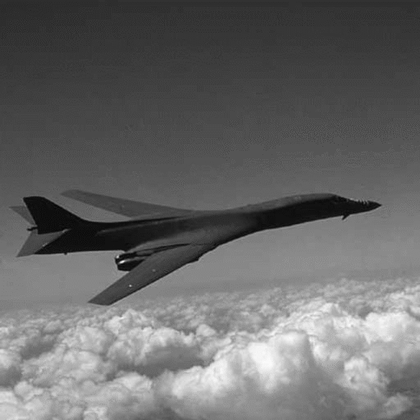
%> input picture S3/img3.tif, 420 x 420 px, shrunk from 512 x 512 before the run
$ octave Test_Ex2.m   (GNU Octave 9; MATLAB toolbox functions it lacks are replaced by stand-ins)
%> lines starting %> are read from the running program, lines starting %| are printed output that depends on the picture; in (x1, y1, x2, y2) boxes, pixels count from 0 and x2, y2 are one past the last pixel; in counts of white or black regions, pixels touching at a corner belong together; the program's own positions count from 1
### S3/Ex2.m
function [I] = Ex2(I)
margin = 4;
[f,c] = size(I);

for i = margin/2+1: (f-margin/2+1)
    for j =  margin/2+1 : (c-margin/2+1)
        if (I(i,j)==255 || I(i,j)==0)
            m = I(i-margin/2:i+margin/2-1,j-margin/2:j+margin/2-1);
            I(i,j) = (mean(mean(m)));
        end
    end
end

### S3/Test_Ex2.m
clear all; close all;
X = imread('img3.tif');
%> X is the input picture: size 420x420 uint8; min 5, max 251, mean 104
%Y = rgb2gray(X);
Y = imnoise(X,'salt & pepper',0.1);
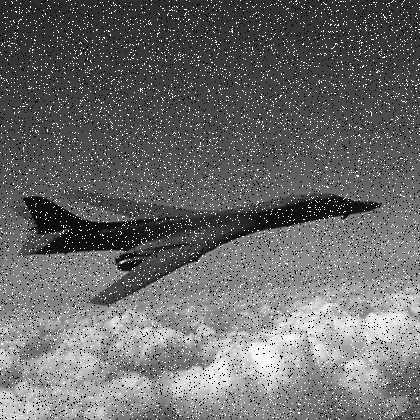
%> Y: size 420x420 uint8; min 0, max 255, mean 106.4
%z = colfilt(Y,[3 3],'sliding',@Ex2);
z = Ex2(Y)
%> after the loop in Ex2, `for i = margin/2+1: (f-margin/2+1)`:
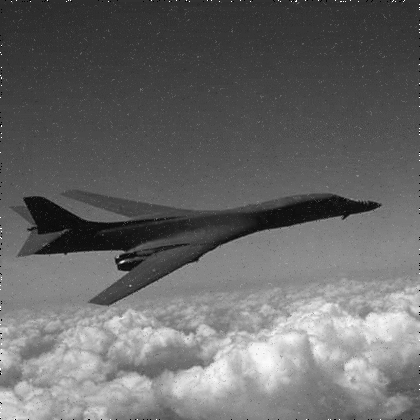
%> I: size 420x420 uint8; 9.95% of pixels changed, all inside (x1, y1, x2, y2) = (2, 2, 419, 419)
%> after the loop in Ex2, `for i = margin/2+1: (f-margin/2+1)`: m = [91 92 91 91; 92 92 95 90; 88 85 0 92; 87 85 88 84]
%imshow(z);

original = im2double(imread('img3.tif'));
%> original: size 420x420 double; min 0.0196, max 0.984, mean 0.408
original = original(1:5,1:8,1);
%> original = [0.176 0.176 0.18 0.176 0.176 0.18 0.176 0.176; 0.176 0.18 0.176 0.18 0.176 0.176 0.18 0.176; 0.176 0.176 0.176 0.176 0.18 0.18 0.173 0.169; 0.176 0.18 0.18 0.176 0.176 0.18 0.176 0.169; 0.169 0.176 0.161 0.176 0.165 0.165 0.176 0.157]

filter = 1/9 * [-1 -1 -1 ; -1 17 -1 ; -1 -1 -1];
s = size(original);
%> s = [5 8]
r = zeros(s);
original=padarray(original,[1,1]);
for i = 2:s(1)
for j = 2:s(2)
    temp = original(i-1:i+1,j-1:j+1) .* filter;
    r(i-1,j-1) = sum(temp(:));
end
end
%> after the loop, r = [0.274 0.234 0.242 0.234 0.234 0.242 0.234 0; 0.235 0.183 0.175 0.183 0.175 0.175 0.184 0; 0.234 0.175 0.175 0.175 0.183 0.183 0.169 0; 0.236 0.186 0.185 0.179 0.178 0.186 0.181 0; 0 0 0 0 0 0 0 0]

$ run again, with S3/img1.jpeg saved as S3/img3.tif
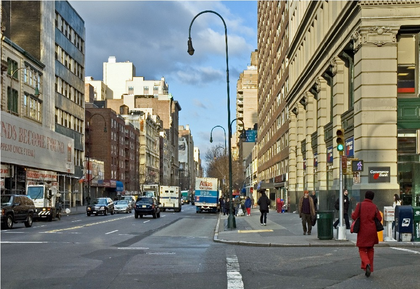
%> input picture S3/img1.jpeg, 420 x 289 px, shrunk from 1000 x 687 before the run
%> X is the input picture: size 289x420x3 uint8; mean R, G, B 122, 123.1, 115
%> `Y = imnoise(X,'salt & pepper',0.1);`:
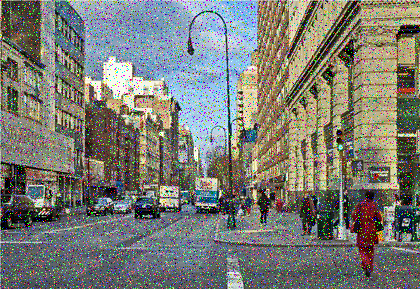
%> Y: size 289x420x3 uint8; mean R, G, B 122.6, 123.6, 116.3
%> after the loop in Ex2, `for i = margin/2+1: (f-margin/2+1)`:
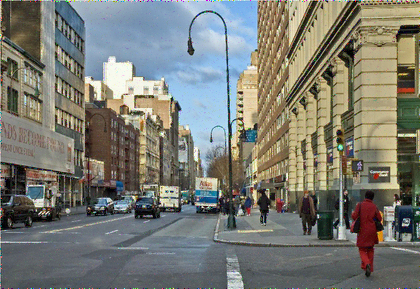
%> I: size 289x420x3 uint8; mean R, G, B 122.1, 123.2, 115.3
%> after the loop in Ex2, `for i = margin/2+1: (f-margin/2+1)`: m = [87 92 88 89; 86 87 96 93; 88 84 255 255; 84 87 91 88]
%> `original = original(1:5,1:8,1);`: original = [0.886 0.643 0.475 0.486 0.471 0.486 0.498 0.49; 0.839 0.439 0.098 0.11 0.114 0.11 0.141 0.169; 0.855 0.518 0.173 0.169 0.184 0.224 0.216 0.263; 0.875 0.537 0.161 0.18 0.192 0.22 0.212 0.212; 0.784 0.494 0.157 0.153 0.18 0.2 0.227 0.235]
%> after the loop `for i = 2:s(1)`: r = [1.46 0.911 0.699 0.778 0.744 0.77 0.786 0; 1.21 0.331 -0.149 -0.0336 -0.034 -0.0519 -0.0061 0; 1.26 0.536 0.0802 0.184 0.202 0.268 0.235 0; 1.3 0.569 0.0392 0.189 0.195 0.233 0.2 0; 0 0 0 0 0 0 0 0]

$ run again, with S3/img2.jpeg saved as S3/img3.tif
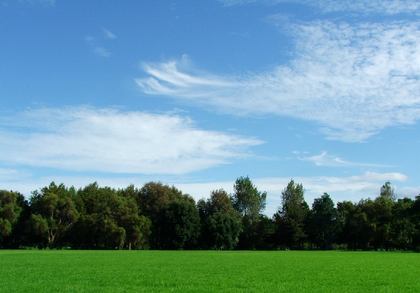
%> input picture S3/img2.jpeg, 420 x 293 px, shrunk from 995 x 695 before the run
%> X is the input picture: size 293x420x3 uint8; mean R, G, B 105.8, 147.7, 154.6
%> `Y = imnoise(X,'salt & pepper',0.1);`:
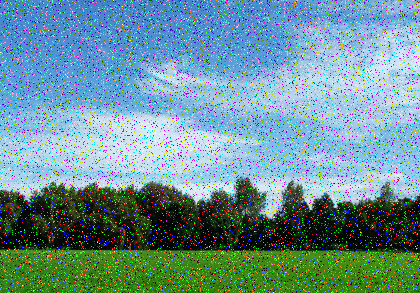
%> Y: size 293x420x3 uint8; mean R, G, B 108.1, 145.6, 151.9
%> after the loop in Ex2, `for i = margin/2+1: (f-margin/2+1)`:
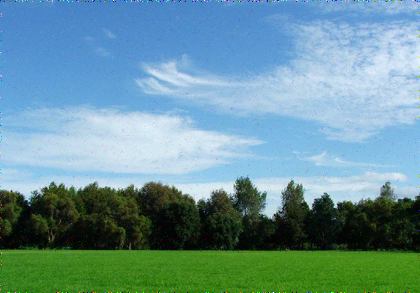
%> I: size 293x420x3 uint8; mean R, G, B 106.2, 147.4, 154.4
%> after the loop in Ex2, `for i = margin/2+1: (f-margin/2+1)`: m = [15 17 15 13; 11 21 27 11; 15 9 0 10; 6 10 11 8]
%> `original = original(1:5,1:8,1);`: original = [0.286 0.282 0.29 0.29 0.282 0.29 0.298 0.298; 0.29 0.286 0.282 0.286 0.302 0.318 0.302 0.298; 0.282 0.29 0.29 0.298 0.306 0.31 0.306 0.29; 0.282 0.302 0.306 0.314 0.318 0.329 0.322 0.298; 0.282 0.29 0.294 0.306 0.325 0.333 0.322 0.31]
%> after the loop `for i = 2:s(1)`: r = [0.445 0.374 0.39 0.388 0.368 0.381 0.396 0; 0.39 0.286 0.276 0.281 0.306 0.334 0.303 0; 0.372 0.29 0.285 0.296 0.303 0.307 0.304 0; 0.373 0.313 0.313 0.321 0.32 0.34 0.33 0; 0 0 0 0 0 0 0 0]
